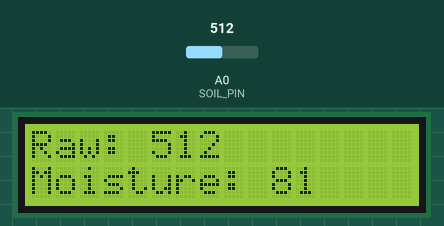
Recording of a sketch running on a simulated ESP8266 (NodeMCU). On the bench: 16×2 character LCD. The test bench sets the inputs (shaded band); at power-on: A0 (SOIL_PIN) = 512. WiFi joins after 1.5 s; servers stay silent unless stated; the local clock reads 2024-03-15 10:24:30 at power-on unless the sketch sets it; no MQTT or app messages arrive unless stated; what the sketch prints to the serial monitor is not drawn.

Above: at 5.1 s.
5.2 s: A0 (SOIL_PIN) set to 716
At 10.4 s:
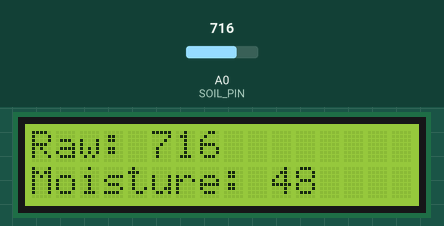
10.9 s: A0 (SOIL_PIN) set to 900
At 15.3 s:
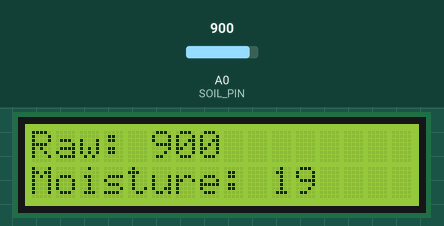
16.6 s: A0 (SOIL_PIN) set to 1023
At 20.2 s:
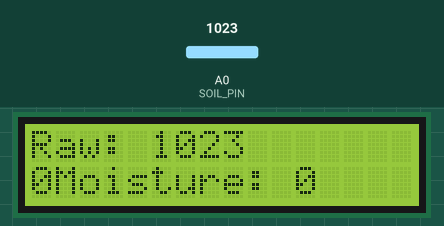
Timing chart, 0 to 21.7 s (numbered marks = the images above; inputs shaded):
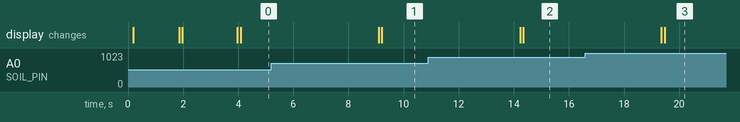

Measured:
- after the input at 5.2 s, the display: first changes after 3.9 s (image 1 shows a later state)
- after the input at 10.9 s, the display: first changes after 3.3 s (image 2 shows a later state)
- after the input at 16.6 s, the display: first changes after 2.8 s (image 3 shows a later state)

The sketch:

SoilMoistureWithCloudLogging.ino
```cpp
#include <ESP8266WiFi.h>
#include <WiFiClientSecureBearSSL.h>
#include <PubSubClient.h>
#include <LiquidCrystal_I2C.h>
#include <Wire.h>

#define SOIL_PIN A0 // Analog pin
int soilValue = 0;
int moisturePercent = 0;

// Values of trail and error
int dryValue = 1024; // sensor value in dry soil
int wetValue = 400;  // sensor value in wet soil

LiquidCrystal_I2C lcd(0x27, 16, 2);

// WiFi Credentials
const char *ssid = "ENTER_YOUR_SSID";
const char *password = "ENTER_YOUR_PASSWORD";

// AWS IoT
const char *awsEndpoint = "ENTER YOUR AWS ENDPOINT";
const int awsPort = 8883; // DEFAULT PORT FOR MQTT PROTOCOL
const char *deviceId = "esp8266-test-1";
const char *topic = "ENTER YOUR TOPIC (Eg: soil/logging)";

// Certificates
static const char rootCA[] PROGMEM = R"EOF(
-----BEGIN CERTIFICATE-----
ADD CERTIFICATE HERE
-----END CERTIFICATE-----
)EOF";

static const char clientCert[] PROGMEM = R"KEY(
-----BEGIN CERTIFICATE-----
ADD CERTIFICATE HERE
-----END CERTIFICATE-----
)KEY";

static const char clientKey[] PROGMEM = R"KEY(
-----BEGIN RSA PRIVATE KEY-----
ADD CERTIFICATE HERE
-----END RSA PRIVATE KEY-----
)KEY";

// Create BearSSL objects for certs
static BearSSL::X509List caCert(rootCA);
static BearSSL::X509List clientCertificate(clientCert);
static BearSSL::PrivateKey privateKey(clientKey);

// Global BearSSL client
BearSSL::WiFiClientSecure net;
PubSubClient client(net);

// --------------------------------------------------------------------
void connectWiFi()
{
  Serial.print("Connecting to WiFi: ");
  WiFi.begin(ssid, password);
  while (WiFi.status() != WL_CONNECTED)
  {
    delay(500);
    Serial.print(".");
  }
  Serial.println("\nWiFi connected!");
}

// --------------------------------------------------------------------
void connectAWS()
{
  // code to sync the clock
  configTime(0, 0, "pool.ntp.org", "time.nist.gov");
  while (time(nullptr) < 1609459200)
  {
    delay(100);
  }

  // Attach certificates (ESP8266 style)
  net.setTrustAnchors(&caCert);
  net.setClientRSACert(&clientCertificate, &privateKey);

  client.setServer(awsEndpoint, awsPort);

  while (!client.connected())
  {
    Serial.print("Connecting to AWS IoT...");
    if (client.connect(deviceId))
    {
      Serial.println("Connected!");
    }
    else
    {
      Serial.print("Failed, rc=");
      Serial.println(client.state());
      delay(2000);
    }
  }
}

// --------------------------------------------------------------------
void setup()
{
  Serial.begin(115200);
  delay(100);
  Serial.begin(115200);
  Serial.println("Soil Moisture Sensor Test");
  lcd.init();      // Initialize LCD
  lcd.backlight(); // Turn on backlight
  lcd.setCursor(0, 0);
  lcd.print("Hello, ESP8266!");
  lcd.setCursor(0, 1);
  lcd.print("I2C LCD Working!");

  connectWiFi();
  connectAWS();

  delay(100);
  lcd.clear();
  lcd.setCursor(0, 0);
  lcd.print("Raw: ");

  delay(100);

  lcd.setCursor(0, 1);
  lcd.print("Moisture: ");
  delay(2000);
}

void loop()
{

  soilValue = analogRead(SOIL_PIN);
  // Map raw value to percentage
  moisturePercent = map(soilValue, dryValue, wetValue, 0, 100);
  moisturePercent = constrain(moisturePercent, 0, 100);

  Serial.print("Raw: ");
  Serial.print(soilValue);
  Serial.print(" | Moisture: ");
  Serial.print(moisturePercent);
  Serial.println("%");

  lcd.setCursor(0, 0);
  lcd.print("Raw: ");
  lcd.print(soilValue);

  delay(100);

  lcd.setCursor(0, 1);
  if (moisturePercent < 10)
    lcd.print("0");

  lcd.print("Moisture: ");
  lcd.print(moisturePercent);

  if (!client.connected())
    connectAWS();
  client.loop();

  String payload = "{\"deviceId\":\"esp8266-test-1\",\"moisture\":\"";
  payload += String(moisturePercent);
  payload += "\",\"raw\":\"";
  payload += String(soilValue);
  payload += "\"}";

  Serial.println(payload);

  if (client.publish(topic, payload.c_str()))
  {
    Serial.println("Published: " + payload);
  }
  else
  {
    Serial.println("Publish failed!");
  }
  delay(5000);
}
```
